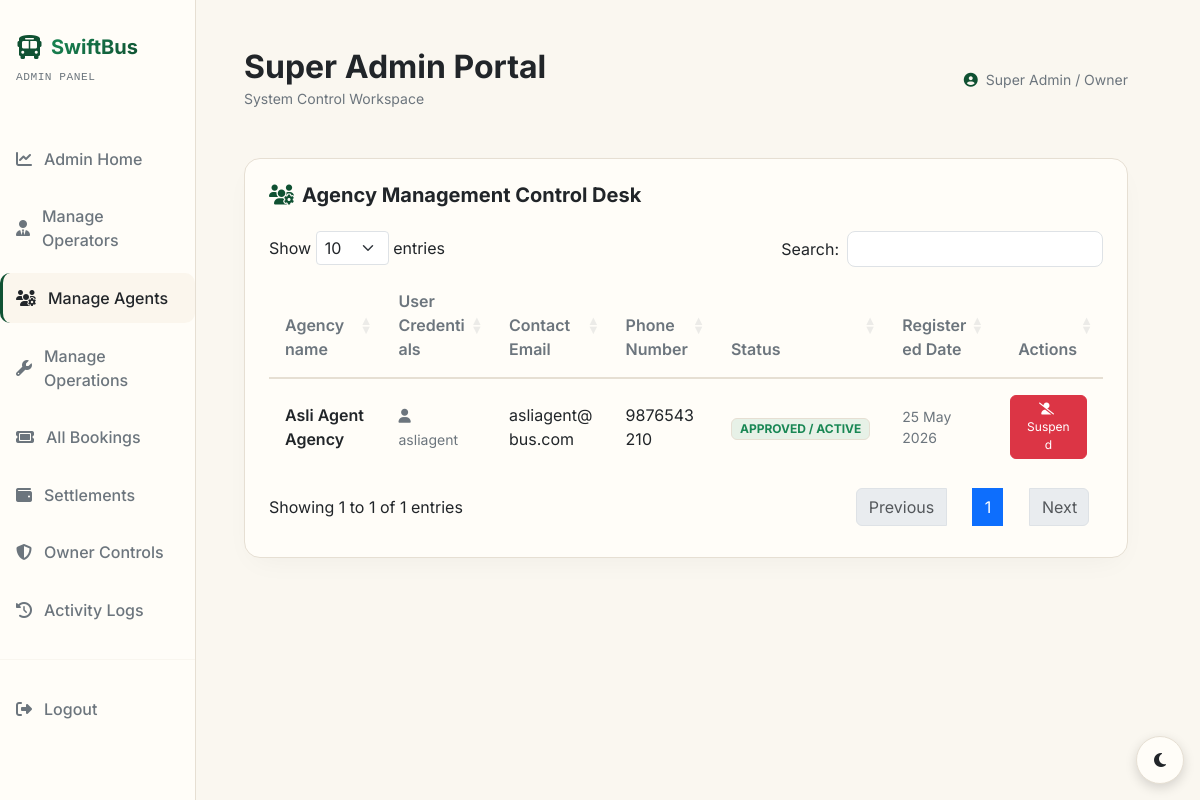
The page /super_admin/agents.php (signed in) on the database its author committed.
### tables this page shows
CREATE TABLE agent_profiles (
    id INT AUTO_INCREMENT PRIMARY KEY,
    user_id INT NOT NULL,
    agency_name VARCHAR(100) NOT NULL,
    phone VARCHAR(20) NOT NULL,
    commission_rate DECIMAL(5,2) DEFAULT 2.00,
    admin_id INT NULL,
    FOREIGN KEY (user_id) REFERENCES users(id) ON DELETE CASCADE,
    FOREIGN KEY (admin_id) REFERENCES users(id) ON DELETE SET NULL
);

CREATE TABLE users (
    id INT AUTO_INCREMENT PRIMARY KEY,
    username VARCHAR(50) NOT NULL UNIQUE,
    email VARCHAR(100) NOT NULL UNIQUE,
    password VARCHAR(255) NOT NULL,
    role ENUM('customer', 'agent', 'admin', 'super_admin') NOT NULL DEFAULT 'customer',
    status ENUM('pending', 'approved', 'suspended') NOT NULL DEFAULT 'approved',
    operator_code VARCHAR(50) NULL UNIQUE,
    admin_id INT NULL,
    created_at TIMESTAMP DEFAULT CURRENT_TIMESTAMP,
    FOREIGN KEY (admin_id) REFERENCES users(id) ON DELETE SET NULL
);

### super_admin/agents.php (the view, shortened to what this page needs)
<?php
require_once __DIR__ . '/header.php';
try {
    $limit = 10;
    $page = isset($_GET['page']) ? max(1, intval($_GET['page'])) : 1;
    $offset = ($page - 1) * $limit;
    $stmt = $pdo->prepare("
        SELECT
            u.id AS user_id,
            u.username,
            u.email,
            u.status,
            u.created_at,
            ap.agency_name,
            ap.phone
        FROM users u
        LEFT JOIN agent_profiles ap ON u.id = ap.user_id
        WHERE u.role = 'agent'
        ORDER BY u.created_at DESC
        LIMIT " . intval($limit) . " OFFSET " . intval($offset) . "
    ");
    $stmt->execute();
    $agents = $stmt->fetchAll();
} catch (PDOException $e) {
    $agents = [];
    $total_records = 0;
    $total_pages = 0;
    $page = 1;
    $offset = 0;
    $limit = 10;
}
?>
<div class="glass-card p-4">
    <h5 class="text-white fw-bold mb-4"><i class="fa-solid fa-users-gear text-indigo me-2"></i>Agency Management Control Desk</h5>
    <?php if (count($agents) === 0): ?>
        <div class="text-center py-5 text-secondary small">No travel agents registered on the platform yet.</div>
    <?php else: ?>
        <div class="table-responsive">
            <table class="table table-swift table-dark table-hover table-borderless align-middle datatable-swift">
                <thead>
                    <tr>
                        <th>Agency name</th>
                        <th>User Credentials</th>
                        <th>Contact Email</th>
                        <th>Phone Number</th>
                        <th>Status</th>
                        <th>Registered Date</th>
                        <th class="text-end">Actions</th>
                    </tr>
                </thead>
                <tbody>
                    <?php foreach ($agents as $agent): ?>
                        <tr>
                            <td><span class="fw-semibold text-white fs-6"><?= htmlspecialchars($agent['agency_name'] ?? 'N/A') ?></span></td>
                            <td><span class="small text-secondary"><i class="fa-solid fa-user me-2"></i><?= htmlspecialchars($agent['username']) ?></span></td>
                            <td><?= htmlspecialchars($agent['email']) ?></td>
                            <td><?= htmlspecialchars($agent['phone'] ?? 'N/A') ?></td>
                            <td>
                                <?php if ($agent['status'] === 'approved'): ?>
                                    <span class="badge bg-success bg-opacity-10 text-success border border-success border-opacity-25 px-2 py-1">APPROVED / ACTIVE</span>
                                <?php elseif ($agent['status'] === 'pending'): ?>
                                    <span class="badge bg-warning bg-opacity-10 text-warning border border-warning border-opacity-25 px-2 py-1">PENDING APPROVAL</span>
                                <?php else: ?>
                                    <span class="badge bg-danger bg-opacity-10 text-danger border border-danger border-opacity-25 px-2 py-1">SUSPENDED</span>
                                <?php endif; ?>
                            </td>
                            <td class="text-secondary small"><?= date('d M Y', strtotime($agent['created_at'])) ?></td>
                            <td class="text-end">
                                <div class="d-flex justify-content-end gap-2">
                                    <?php if ($agent['status'] === 'pending'): ?>
                                        <form action="<?= htmlspecialchars($_SERVER['PHP_SELF']) ?>" method="POST" class="d-inline">
                                            <input type="hidden" name="csrf_token" value="<?= get_csrf_token() ?>">
                                            <input type="hidden" name="action" value="approve">
                                            <input type="hidden" name="agent_id" value="<?= $agent['user_id'] ?>">
                                            <button type="submit" class="btn btn-success py-1 px-3 small" style="font-size:0.75rem;"><i class="fa-solid fa-circle-check me-1"></i>Approve</button>
                                        </form>
                                    <?php elseif ($agent['status'] === 'approved'): ?>
                                        <form action="<?= htmlspecialchars($_SERVER['PHP_SELF']) ?>" method="POST" class="d-inline">
                                            <button type="submit" class="btn btn-danger py-1 px-3 small" style="font-size:0.75rem;" onclick="return confirm('Suspend operations for this agency? All agent panels will be locked.')"><i class="fa-solid fa-user-slash me-1"></i>Suspend</button>
                                        </form>
                                    <?php endif; ?>
                                </div>
                            </td>
                        </tr>
                    <?php endforeach; ?>
                </tbody>
            </table>
        </div>
    <?php endif; ?>
</div>
<?php
require_once __DIR__ . '/footer.php';
?>

### assets/css/style.css (style rules this page uses)
:root { --bg-card: var(--card-bg); --text-main: var(--text-primary); --text-muted: var(--text-secondary); --border-glass: var(--border-color); --accent-gold-gradient: linear-gradient(135deg, #198754 0%, var(--accent-primary) 100%); --bg-glass: rgba(255, 255, 255, 0.95); --seat-available: #FFFDF8; --seat-selected: #0F5132; --seat-booked: #9CA3AF; --seat-hold: #EAB308; --seat-female: #F472B6; --seat-female-border: #EC4899; --seat-disabled: #BDC3C7; --accent-indigo: var(--accent-primary); --accent-violet: #146C43; --accent-pink: var(--accent-secondary); --shadow-main: 0 10px 30px -10px rgba(0, 0, 0, 0.05); --shadow-hover: 0 15px 35px -5px rgba(15, 81, 50, 0.15); --input-bg: #FFFFFF; --text-white-fixed: #FFFFFF; --body-bg-gradient: radial-gradient(circle at 50% 0%, var(--bg-secondary) 0%, var(--bg-primary) 70%); --btn-close-filter: invert(0) grayscale(1) brightness(0); }
body { font-family: 'Inter', sans-serif; background: var(--body-bg-gradient); color: var(--text-main); min-height: 100vh; margin: 0; overflow-x: hidden; transition: background 0.3s ease, color 0.3s ease; }
.glass-card { background: var(--bg-card); border: 1px solid var(--border-glass); border-radius: 16px; box-shadow: var(--shadow-main); transition: all 0.3s cubic-bezier(0.4, 0, 0.2, 1); }
.table-swift, .table-swift.table-dark { background-color: transparent !important; --bs-table-bg: transparent !important; --bs-table-color: var(--text-main) !important; --bs-table-hover-color: var(--text-main) !important; --bs-table-hover-bg: var(--bg-secondary) !important; color: var(--text-main) !important; }
.table-swift tr { border-bottom: 1px solid var(--border-glass); }
.table-swift th { font-weight: 600; color: var(--text-muted); border-bottom: 2px solid var(--border-glass) !important; padding: 1rem; }
.table-swift td { padding: 1rem; vertical-align: middle; }
.text-white { color: var(--text-main) !important; }
.text-secondary { color: var(--text-muted) !important; }
.border-opacity-30, .border-opacity-25, .border-opacity-20 { border-color: var(--border-glass) !important; }
.text-indigo { color: var(--accent-primary) !important; }
html, body { min-height: 100vh; display: flex; flex-direction: column; }
* { max-width: 100%; }
html, body { overflow-x: hidden !important; width: 100%; }
.table-responsive { overflow-x: auto !important; -webkit-overflow-scrolling: touch; width: 100%; }
.text-break-all, .table td, .table th, .info-value, .profile-name, .passenger-table td, .passenger-table th { word-break: break-word !important; overflow-wrap: break-word !important; }

### assets/css/theme.css (style rules this page uses)
:root { --bg-primary: #FAF7F0; --bg-secondary: #FAF7F0; --card-bg: #FFFDF8; --accent-primary: #0F5132; --accent-secondary: #146C43; --text-primary: #212529; --text-secondary: #6C757D; --border-color: #E6DFD3; --success: #0F5132; --warning: #D4AF37; --danger: #DC3545; --indigo: #0F5132; --indigo-rgb: 15, 81, 50; --accent-gold: #D4AF37; --border-glass: rgba(212, 175, 55, 0.25); --shadow-diffusion: 0 10px 30px -10px rgba(15, 81, 50, 0.08); }
body { background-color: var(--bg-primary) !important; color: var(--text-primary) !important; transition: background-color 0.3s ease, color 0.3s ease; }

### rows shown on the page
agent_profiles: agency_name "Asli Agent Agency", user.username "asliagent", user.email "asliagent@bus.com", phone "9876543210", user.created_at "25 May 2026"

### other values the page prints
SYSTEM_NAME "SwiftBus"
